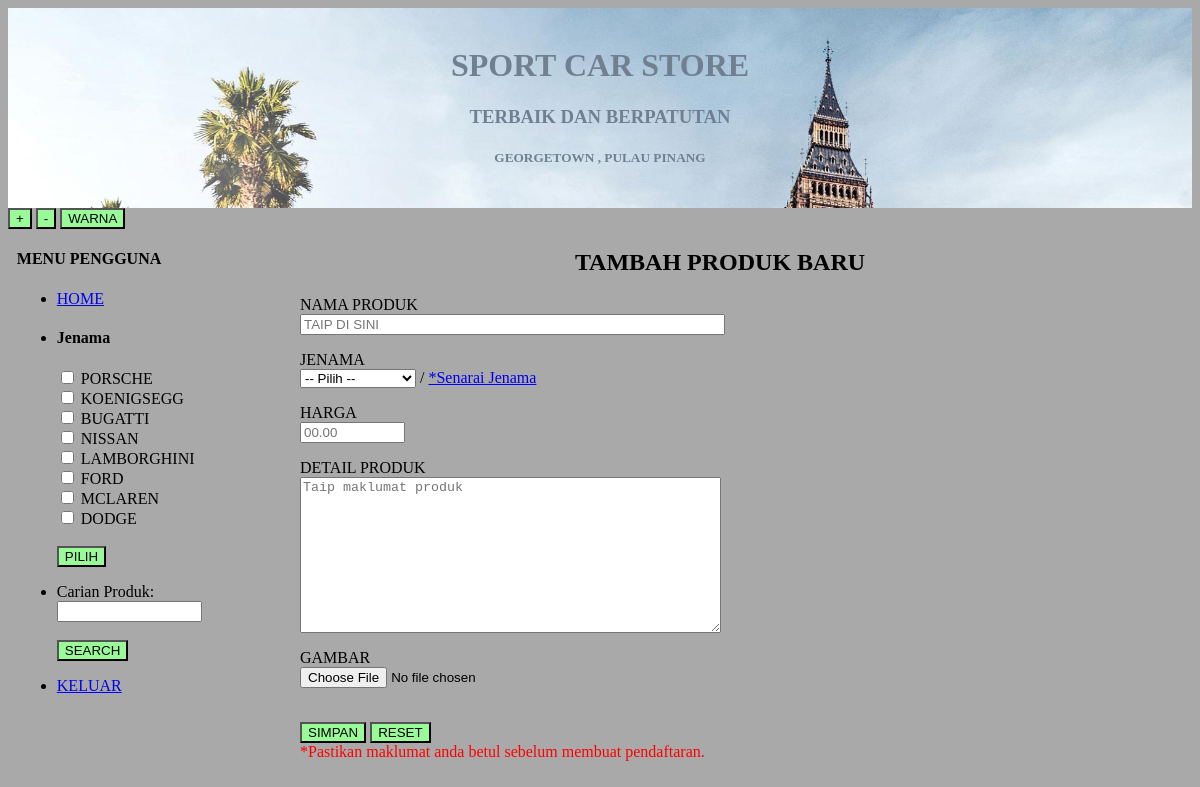
/produk_tambah.php (signed in), run on the app's committed database.
### tables this page shows
CREATE TABLE `jenama` (
  `idJenama` int(11) NOT NULL,
  `namaJenama` varchar(50) DEFAULT NULL
);

### produk_tambah.php (the view, shortened to what this page needs)
<?php include 'header.php'; ?>
<html>
<div id="menu">
  <?php include 'menu2.php'; ?>
</div>
<div id="isi">
<head>
<h2 style="text-align:center">TAMBAH PRODUK BARU </h2>
</head>
<body>
<form method="POST" action="produk_simpan.php" enctype="multipart/form-data">
<p>NAMA PRODUK<br>
<input type="text" name="nama" placeholder="TAIP DI SINI"
size="50" required autofocus></p>
<p>JENAMA<br>
<select name="jenama">
    <?php
    $jenama=mysqli_query($con,"SELECT * FROM jenama");
    while ($pilihan=mysqli_fetch_array($jenama))
    {
    echo "<option hidden selected> -- Pilih -- </option>";
    }
    ?>
    </select>
/
<a href="jenama.php">*Senarai Jenama</a>
</p>
<p>HARGA<br>
<input type="text" name="harga" placeholder="00.00"
size="10" required></p>
<p>DETAIL PRODUK<br>
<textarea name="detail" placeholder="Taip maklumat produk" rows="10" cols="50" required></textarea></p>
<p>GAMBAR<br>
<input type="file" name="gambar" accept=".jpg,.jpeg,.png" required></p>
<br>
<div>
<button name="submit" type="submit">SIMPAN</button>
<button type="reset">RESET</button>
</div>
<font color='red'>*Pastikan maklumat anda betul sebelum membuat pendaftaran.</font>
</form>
</body>
</div>
</html>

### jenama_menu.php
<h4>Jenama</h4>
<form action="jenama_pilihan.php" method="GET">
<?php
$query_jenama = "SELECT * FROM jenama";
$papar_query_jenama  = mysqli_query($con, $query_jenama);
if(mysqli_num_rows($papar_query_jenama) > 0)
    {
foreach($papar_query_jenama as $senarai_brand)
        {
?>
<input type="checkbox" name='brand' onclick="onlyOne2(this)"
value="<?PHP echo $senarai_brand['idJenama']; ?>">
<?PHP echo $senarai_brand['namaJenama']; ?> <br/>
<?php } ?>
<br>
<button type="submit">PILIH</button>
</form>
<?php } ?>

### style.css (style rules this page uses)
#menu { position: absolute; width: 40%; left: 1%; }
#isi { position: absolute; width: 70%; left: 25%; overflow:auto; }
button { background-color:palegreen; color:black; }
body { background-image: url("gambar/back.jpg"); background-color: darkgrey; height: 100%; background-size: cover; }

### data on the page
jenama: namaJenama "PORSCHE"
jenama: namaJenama "KOENIGSEGG"
jenama: namaJenama "BUGATTI"
jenama: namaJenama "NISSAN"
jenama: namaJenama "LAMBORGHINI"
jenama: namaJenama "FORD"
jenama: namaJenama "MCLAREN"
jenama: namaJenama "DODGE"

### other printed values
$kedai "SPORT CAR STORE"
$motto "TERBAIK DAN BERPATUTAN"
$lain2 "GEORGETOWN , PULAU PINANG"
